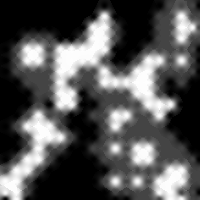

The script that saved this image:
from itertools import product
from PIL import Image, ImageDraw

with open(".pred") as f:
    l = int(f.readline())
    val = [[*map(int, f.readline().split())] for _ in [0] * l]

mx = max(max(v for v in row) for row in val)


img = Image.new("RGB", [l, l])
draw = ImageDraw.Draw(img)

for i, j in product(range(l), range(l)):
    color = (255 * (mx - val[i][j]) // mx, 255 * (mx - val[i][j]) // mx, 255 * (mx - val[i][j]) // mx);
    # if val[i][j] < 200: color = (0, 0, 250)
    draw.point((j, i), fill = color)

img.save("./vis0.png")
